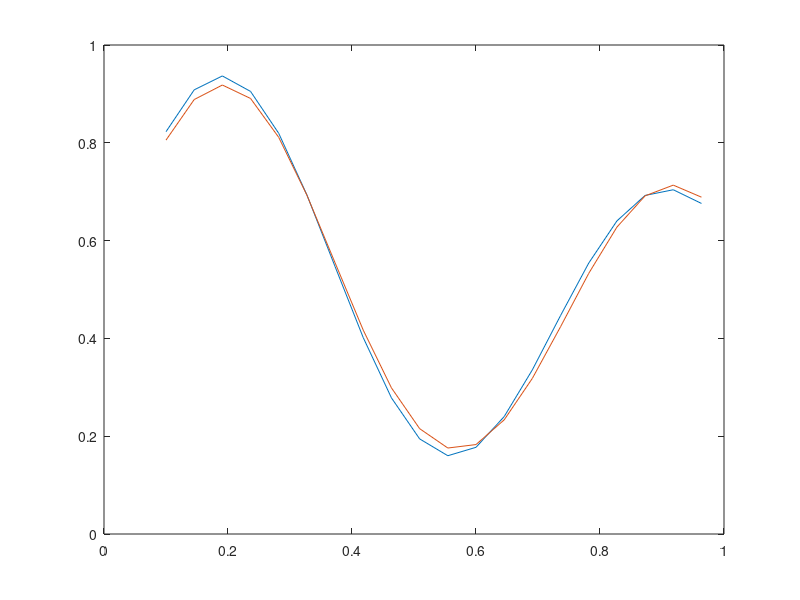

This figure's MATLAB source:
%duom
x = 0.1:1/22:1;
d = (1 + 0.6*sin(2*pi*x/0.7) + 0.3*sin(2*pi*x))/2;

plot(x,d);

%2 pasirenkami...
c1=0.1909;
c2=0.9182;
r1=0.2;
r2=0.2;
n=0.1;

%3 pasirenkamos atsitiktines
w1 = rand(1);
w2 = rand(1);
b = rand(1);

for indx = 1:100
    for i=1:20
    I1 = exp(-((x(i)-c1).^2./(2*(r1^2))));
    I2 = exp(-((x(i)-c2).^2./(2*(r2^2))));

    
    %4 skaiciuojamas tinklo atsakas
    y=I1*w1+I2*w2+b;

    %5 skaiciuojama klaida
    e=d(i)-y;

    %6 Atnaujiname svorius w1, w2, b (kaip 1 lab)
    w1=w1+n*e*I1;
    w2=w2+n*e*I2;
    b=b+n*e;
    end
end


 for i=1:20
    I1 = exp(-((x(i)-c1).^2./(2*(r1^2))));
    I2 = exp(-((x(i)-c2).^2./(2*(r2^2))));

    
    %4 skaiciuojamas tinklo atsakas
    y(i)=I1*w1+I2*w2+b;
 end

plot(x,d,x,y)






